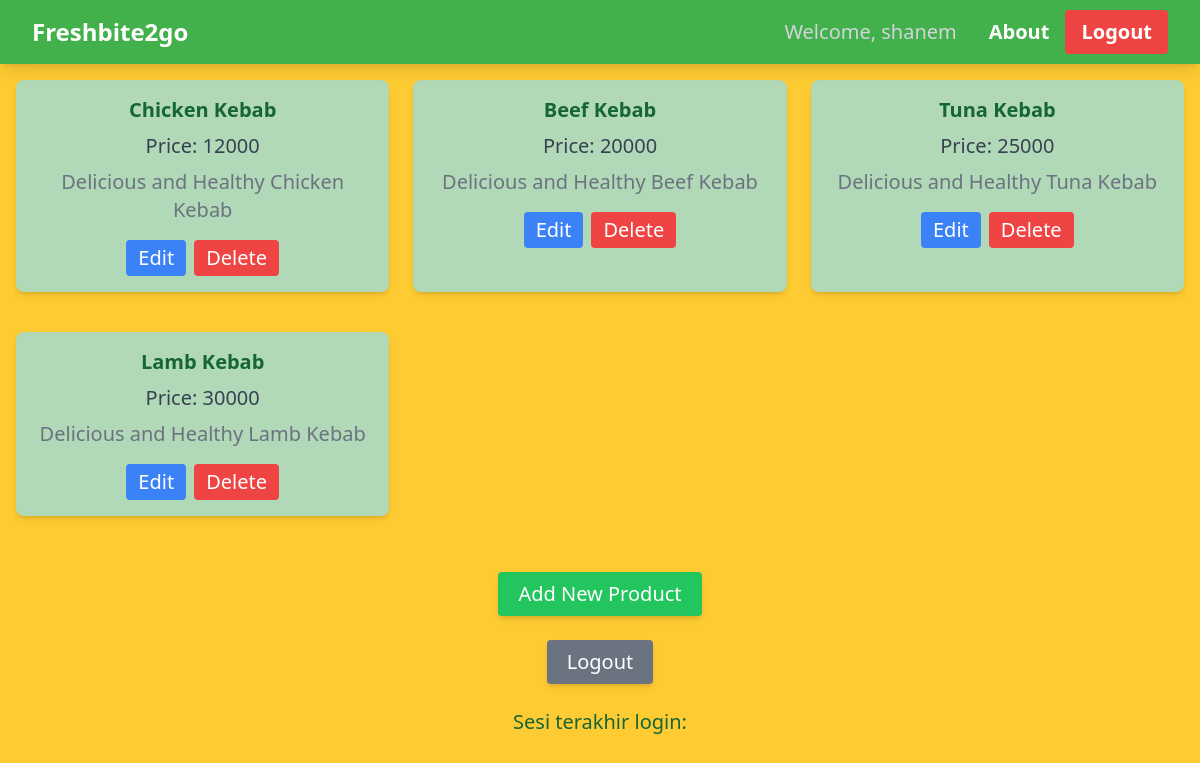
The app's page / (signed in), older data.
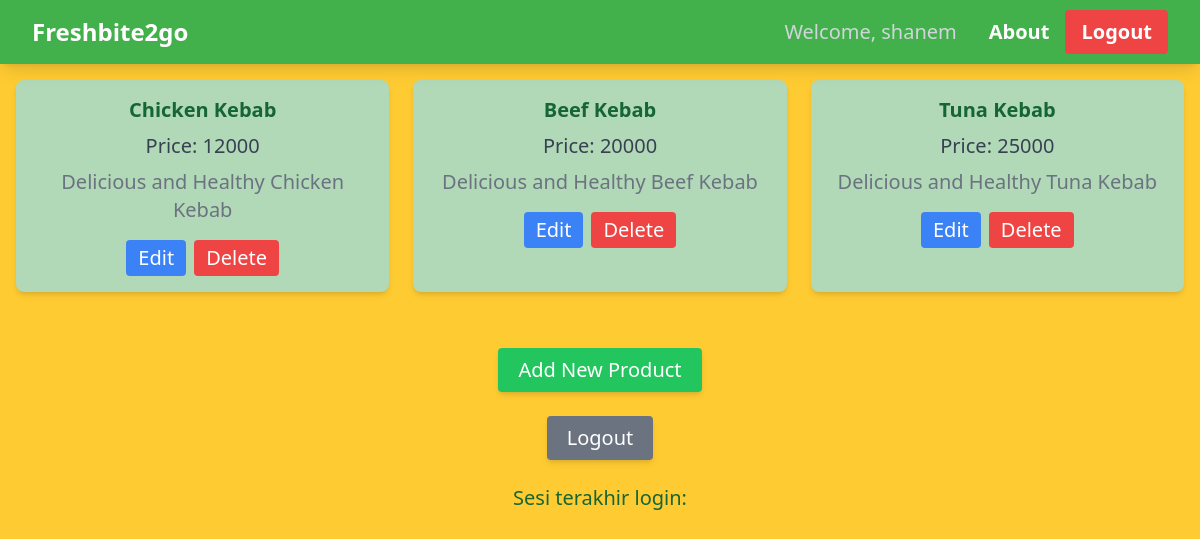
The same page, newer data.
### main/models.py (models this page shows)
class ProductEntry(models.Model):
    user = models.ForeignKey(User, on_delete=models.CASCADE)
    id = models.UUIDField(primary_key=True, default=uuid.uuid4, editable=False)
    name = models.CharField(max_length=255)
    price = models.IntegerField()
    description = models.TextField()

### main/views.py (the view)
# urls.py: path('', show_main, name='show_main'),
@login_required(login_url='/login')
def show_main(request):
    product_entries = ProductEntry.objects.filter(user=request.user)
    context = {
        'app_name' : 'freshbite2go',
        'name': request.user.username,
        'class': 'PBP E',
        'product_entries': product_entries,
    }
    return render(request, "main.html", context)

### main/templates/main.html (shortened to what this page needs)
<html lang="en">
<head>
</head>
<body class="flex flex-col items-center bg-[#FFCB32] mt-6 text-green-800 text-xl">
    {% extends 'base.html' %}
    {% block content %}
    {% include 'navbar.html' %}
    {% if not product_entries %}
    <p class="font-sans text-3xl text-green-800">Belum ada data produk pada Freshbite2go :D</p>
    {% else %}
    <div class="mx-4 my-10 grid grid-cols-1 sm:grid-cols-2 lg:grid-cols-3 gap-6">
        {% for product_entry in product_entries %}
        <div class="bg-[#B1D8B7] mt-4 rounded-lg shadow-md p-4 text-center">
            <h2 class="font-bold text-xl mb-2">{{ product_entry.name }}</h2>
            <p class="text-gray-700 mb-2">Price: {{ product_entry.price }}</p>
            <p class="text-gray-500 mb-4">{{ product_entry.description }}</p>
            <div class="flex justify-center space-x-2">
                <a href="{% url 'main:edit_product' product_entry.pk %}">
                    <button class="bg-blue-500 text-white px-3 py-1 rounded hover:bg-[#B1D8B7] hover:text-blue-600 hover:-translate-y-1 transition ease-in-out">
                        Edit
                    </button>
                </a>
                <a href="{% url 'main:delete_product' product_entry.pk %}">
                    <button class="bg-red-500 text-white px-3 py-1 rounded hover:bg-[#B1D8B7] hover:text-red-600 hover:-translate-y-1 transition ease-in-out">
                        Delete
                    </button>
                </a>
            </div>
        </div>
        {% endfor %}
    </div>
    {% endif %}
    <a href="{% url 'main:create_product_entry' %}">
        <button class="bg-green-500 text-white px-5 py-2 my-4 rounded hover:bg-green-600 shadow-md transform hover:-translate-y-1 transition ease-in-out">
            Add New Product
        </button>
    </a>
    <a href="{% url 'main:logout' %}">
        <button class="bg-gray-500 text-white px-5 py-2 my-2 rounded hover:bg-gray-600 shadow-md transform hover:-translate-y-1 transition ease-in-out">
            Logout
        </button>
    </a>
    <h5 class="mt-4">Sesi terakhir login: {{ last_login }}</h5>
    {% endblock content %}

### templates/base.html (shortened to what this page needs)
{% load static %}
<!DOCTYPE html>
<html lang="en">
  <head>
    <script src="https://cdn.tailwindcss.com"></script>
    <link rel="stylesheet" href="{% static 'css/global.css' %}"/>
  </head>
  <body>
    {% block content %} {% endblock content %}
  </body>
</html>

### templates/navbar.html (shortened to what this page needs)
<nav class="bg-[#43B14B] shadow-lg fixed top-0 left-0 z-40 w-screen">
  <div class="max-w-7xl mx-auto px-4 sm:px-6 lg:px-8">
    <div class="flex items-center justify-between h-16">
      <div class="flex items-center">
        <h1 class="text-2xl font-bold text-center text-white">Freshbite2go</h1>
      </div>
      <div class="hidden md:flex items-center">
        {% if user.is_authenticated %}
          <span class="text-gray-300 mr-4">Welcome, {{ user.username }}</span>
          <a href="#" class="text-center text-white hover:text-gray-300 font-bold py-2 px-4 rounded transition duration-300">
            About
          </a>
          <a href="{% url 'main:logout' %}" class="text-center bg-red-500 hover:bg-red-600 text-white font-bold py-2 px-4 rounded transition duration-300">
            Logout
          </a>
        {% endif %}
      </div>
    </div>
  </div>
</nav>

Row changes from the older to the newer data that the page shows:
removed ProductEntry: name "Lamb Kebab", price "30000", description "Delicious and Healthy Lamb Kebab"
